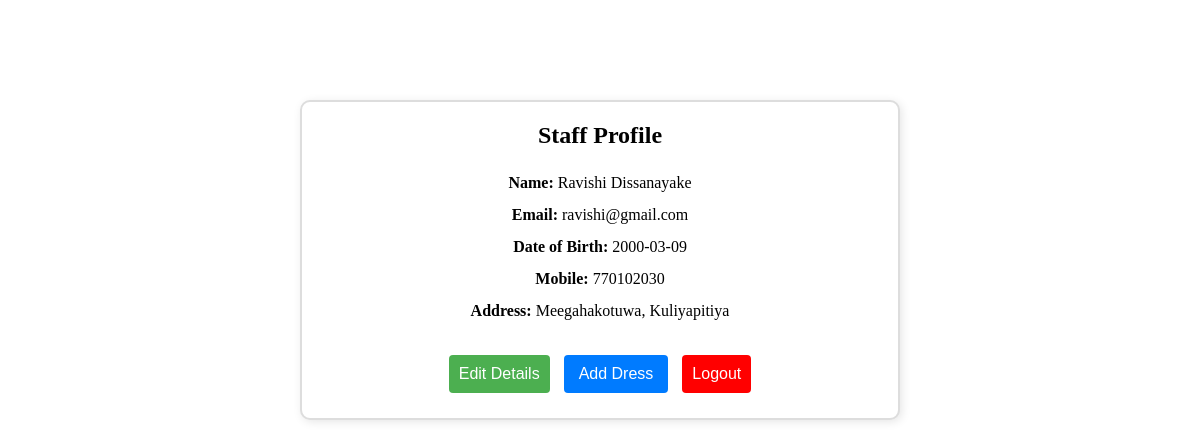
/profile.php (signed in), run on the app's committed database.
### tables this page shows
CREATE TABLE `staff` (
  `staff_ID` int(8) NOT NULL,
  `sName` varchar(20) NOT NULL,
  `sEmail` varchar(30) NOT NULL,
  `sPassword` varchar(30) NOT NULL,
  `sDOB` date NOT NULL,
  `sMobile` int(15) NOT NULL,
  `sAddress` varchar(255) NOT NULL
);

### profile.php (the view, shortened to what this page needs)
<?php
require_once "connect.php";
if (isset($_SESSION['Cemail'])) {
    $email = $_SESSION['Cemail'];
    $query = $conn->prepare("SELECT Cname AS name, Cemail AS email, Cdob AS dob, Cmobile AS mobile, Caddress AS address FROM customers WHERE Cemail = ?");
    $query->bind_param("s", $email);
    $userType = "Customer";
}
elseif (isset($_SESSION['sEmail'])) {
    $email = $_SESSION['sEmail'];
    $query = $conn->prepare("SELECT sName AS name, sEmail AS email, sDob AS dob, sMobile AS mobile, sAddress AS address FROM staff WHERE sEmail = ?");
    $query->bind_param("s", $email);
    $userType = "Staff";
}
$query->execute();
$result = $query->get_result();
$user = $result->fetch_assoc();
?>
<!DOCTYPE html>
<html lang="en">
<head>
    <link rel="stylesheet" href="css/profile.css">
</head>
<body>
    <div class="profile-container">
        <h2><?php echo $userType; ?> Profile</h2><br>
        <p><strong>Name:</strong> <?php echo htmlspecialchars($user['name']); ?></p>
        <p><strong>Email:</strong> <?php echo htmlspecialchars($user['email']); ?></p>
        <p><strong>Date of Birth:</strong> <?php echo htmlspecialchars($user['dob']); ?></p>
        <p><strong>Mobile:</strong> <?php echo htmlspecialchars($user['mobile']); ?></p>
        <p><strong>Address:</strong> <?php echo htmlspecialchars($user['address']); ?></p><br>
        <button id="edit-btn" class="edit-btn">Edit Details</button>
        <?php if ($userType === "Staff") : ?>
            <a href="addDress.php"><button class="add-dress-btn">Add Dress</button></a>
        <?php endif; ?>
        <a href="logout.php"><button class="logout-btn">Logout</button></a>
    </div>
</body>
</html>

### css/profile.css (style rules this page uses)
* { margin: 0; padding: 0; box-sizing: border-box; }
.profile-container { width: 50%; margin: 100px auto; padding: 20px; border: 2px solid #ddd; border-radius: 10px; box-shadow: 2px 2px 10px rgba(0,0,0,0.1); text-align: center; background: white; }
.profile-container p { line-height: 2; }
button { padding: 10px 15px; border: none; border-radius: 5px; cursor: pointer; font-size: 16px; margin: 5px; }
.logout-btn { background: red; color: white; }

### profile.php (style rules this page uses)
button { background-color: #4CAF50; color: white; padding: 10px; border: none; border-radius: 4px; cursor: pointer; font-size: 16px; transition: background-color 0.3s; }
.add-dress-btn { background-color: #007bff; color: white; padding: 10px 15px; border: none; border-radius: 4px; cursor: pointer; font-size: 16px; margin-top: 10px; transition: background-color 0.3s; }

### data on the page
staff: sName "Ravishi Dissanayake", sEmail "ravishi@gmail.com", sDOB "2000-03-09", sMobile "770102030", sAddress "Meegahakotuwa, Kuliyapitiya"

### other printed values
$userType "Staff"
